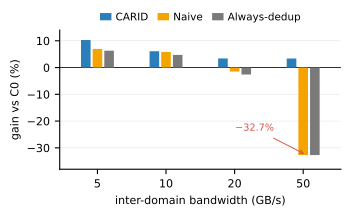

This figure's Python source:
#!/usr/bin/env python3
# fig_necessity_a_1col.py -- APPEND-ONLY. Single-column version of panel (a)
# from fig_necessity_composite_v2.py. Same data, same anchor gates; only the
# layout changes (legend above plot, compact figsize, short labels).
# Does not modify fig_necessity_composite_v2.py.
import csv, statistics as st
from collections import defaultdict
import fig_style
fig_style.apply()
import matplotlib.pyplot as plt

CSV, C4CSV = "sensitivity_gpd8_results.csv", "c4_always_dedup_results.csv"
OUT  = "fig_necessity_a_1col_v2.pdf"
BWS  = [5, 10, 20, 50]
TOL  = 0.05
LOCK_CA_20K = {5: 10.3, 10: 6.1, 20: 3.4, 50: 3.4}
LOCK_C4_20K = {5: 6.3, 10: 4.7, 20: -2.6, 50: -32.7}
LOCK_NAIVE  = {5: 6.94, 10: 5.83, 20: -1.49, 50: -32.70}


def load(path, col):
    d = defaultdict(list)
    with open(path) as f:
        for r in csv.DictReader(f):
            d[(int(r["bw_gbs"]), int(r["dpu_bytes_per_us"]))].append(
                float(r[col]))
    return d


ca, old = load(CSV, "new_vs_c0"), load(CSV, "old_vs_c0")
c4 = load(C4CSV, "c4_vs_c0")


def cell(d, bw, dpu=20500):
    v = d[(bw, dpu)]
    assert len(v) == 6, "expected 6 seeds at (%d,%d)" % (bw, dpu)
    return st.mean(v)


for bw, e in LOCK_CA_20K.items():
    assert abs(cell(ca, bw) - e) <= TOL, "CA anchor fail bw=%d" % bw
for bw, e in LOCK_C4_20K.items():
    assert abs(cell(c4, bw) - e) <= TOL, "C4 anchor fail bw=%d" % bw
for bw, e in LOCK_NAIVE.items():
    assert abs(cell(old, bw) - e) <= TOL, "NAIVE anchor fail bw=%d" % bw
print("anchors verified -- plotting single-column panel (a)")


ca_m = [cell(ca, b) for b in BWS]
nv_m = [cell(old, b) for b in BWS]
c4_m = [cell(c4, b) for b in BWS]

fig, ax = plt.subplots(figsize=(3.4, 2.05), constrained_layout=True)
x = range(len(BWS))
w = 0.14
gap = 0.17

ax.bar([i - gap for i in x], ca_m, w, color=fig_style.CARTS_BLUE,
       label="CARID", zorder=3)
ax.bar(list(x), nv_m, w, color=fig_style.NAIVE_AMBER,
       label="Naive", zorder=3)
ax.bar([i + gap for i in x], c4_m, w, color=fig_style.C4_GRAY,
       label="Always-dedup", zorder=3)

ax.axhline(0, color="black", linewidth=0.6, zorder=2)
ax.set_xticks(list(x))
ax.set_xticklabels(["%d" % b for b in BWS], fontsize=8)
ax.set_xlabel("inter-domain bandwidth (GB/s)", fontsize=8)
ax.set_ylabel("gain vs C0 (%)", fontsize=8)
ax.set_ylim(-38, 14)
ax.tick_params(axis="y", labelsize=8)

ax.legend(ncol=3, loc="lower center", bbox_to_anchor=(0.5, 1.0),
          frameon=False, fontsize=7.5, handlelength=1.1,
          columnspacing=0.9, handletextpad=0.4, borderpad=0.2)

ax.annotate("$-$32.7%", xy=(3.05, -32.7), xytext=(2.30, -24),
            fontsize=7, color=fig_style.NEG_RED, ha="center",
            arrowprops=dict(arrowstyle="->", color=fig_style.NEG_RED, lw=0.7))

ax.set_xlim(-0.55, len(BWS) - 0.45)
fig.savefig(OUT)
print("wrote", OUT)
